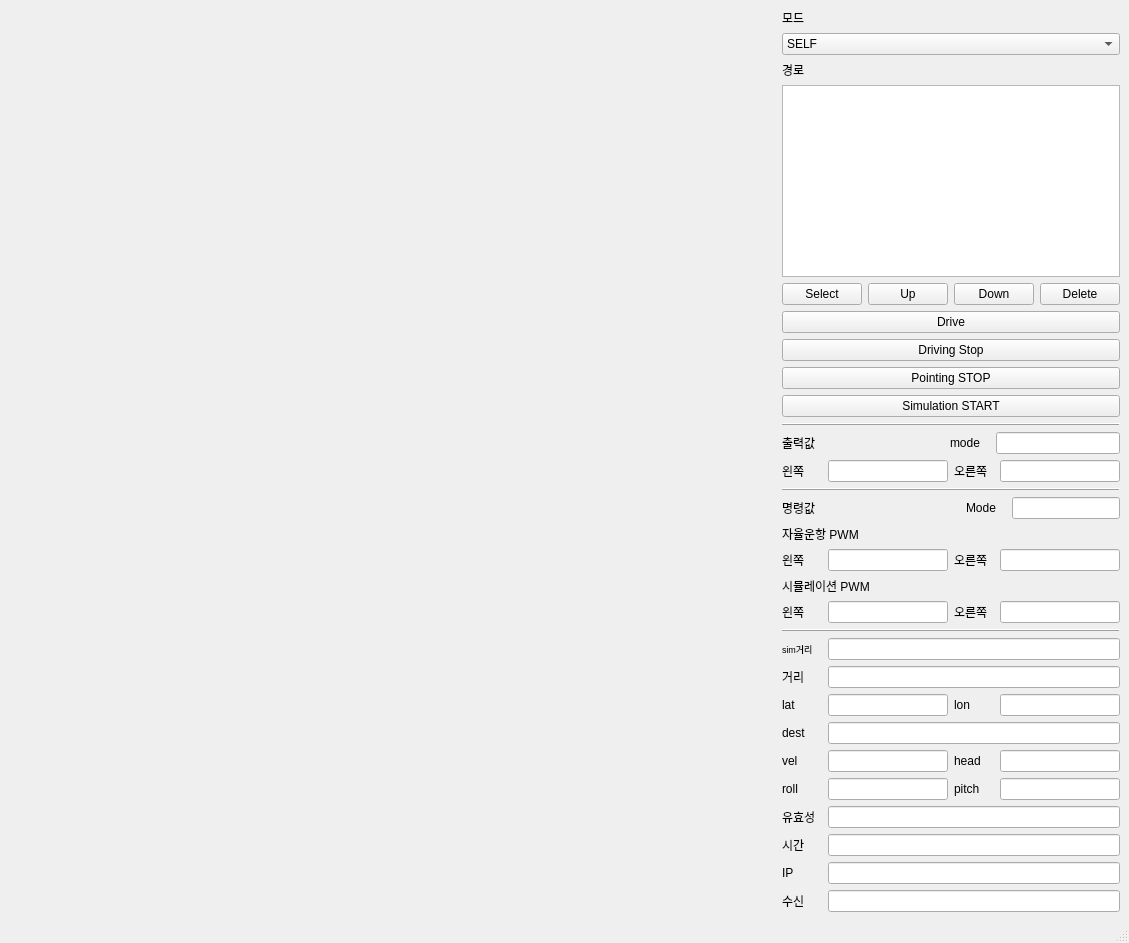
<?xml version="1.0" encoding="UTF-8"?>
<ui version="4.0">
 <class>MainWindow</class>
 <widget class="QMainWindow" name="MainWindow">
  <property name="geometry">
   <rect>
    <x>0</x>
    <y>0</y>
    <width>1129</width>
    <height>924</height>
   </rect>
  </property>
  <property name="windowTitle">
   <string>MainWindow</string>
  </property>
  <widget class="QWidget" name="centralwidget">
   <layout class="QGridLayout" name="gridLayout">
    <item row="0" column="0">
     <layout class="QHBoxLayout" name="Outer_Layout" stretch="20,0">
      <item>
       <layout class="QVBoxLayout" name="Folium"/>
      </item>
      <item>
       <layout class="QVBoxLayout" name="verticalLayout_2">
        <item>
         <widget class="QLabel" name="label">
          <property name="sizePolicy">
           <sizepolicy hsizetype="Fixed" vsizetype="Fixed">
            <horstretch>0</horstretch>
            <verstretch>0</verstretch>
           </sizepolicy>
          </property>
          <property name="minimumSize">
           <size>
            <width>40</width>
            <height>0</height>
           </size>
          </property>
          <property name="maximumSize">
           <size>
            <width>40</width>
            <height>16777215</height>
           </size>
          </property>
          <property name="text">
           <string>모드</string>
          </property>
         </widget>
        </item>
        <item>
         <widget class="QComboBox" name="combo_mode">
          <property name="sizePolicy">
           <sizepolicy hsizetype="Preferred" vsizetype="Fixed">
            <horstretch>0</horstretch>
            <verstretch>0</verstretch>
           </sizepolicy>
          </property>
          <item>
           <property name="text">
            <string>SELF</string>
           </property>
          </item>
          <item>
           <property name="text">
            <string>AUTO</string>
           </property>
          </item>
         </widget>
        </item>
        <item>
         <widget class="QLabel" name="label_2">
          <property name="sizePolicy">
           <sizepolicy hsizetype="Fixed" vsizetype="Fixed">
            <horstretch>0</horstretch>
            <verstretch>0</verstretch>
           </sizepolicy>
          </property>
          <property name="text">
           <string>경로</string>
          </property>
         </widget>
        </item>
        <item>
         <widget class="QListView" name="waypoints">
          <property name="sizePolicy">
           <sizepolicy hsizetype="Preferred" vsizetype="Fixed">
            <horstretch>0</horstretch>
            <verstretch>0</verstretch>
           </sizepolicy>
          </property>
         </widget>
        </item>
        <item>
         <layout class="QHBoxLayout" name="horizontalLayout">
          <item>
           <widget class="QPushButton" name="btn_select">
            <property name="sizePolicy">
             <sizepolicy hsizetype="Fixed" vsizetype="Fixed">
              <horstretch>0</horstretch>
              <verstretch>0</verstretch>
             </sizepolicy>
            </property>
            <property name="text">
             <string>Select</string>
            </property>
           </widget>
          </item>
          <item>
           <widget class="QPushButton" name="btn_up">
            <property name="sizePolicy">
             <sizepolicy hsizetype="Fixed" vsizetype="Fixed">
              <horstretch>0</horstretch>
              <verstretch>0</verstretch>
             </sizepolicy>
            </property>
            <property name="text">
             <string>Up</string>
            </property>
           </widget>
          </item>
          <item>
           <widget class="QPushButton" name="btn_down">
            <property name="sizePolicy">
             <sizepolicy hsizetype="Fixed" vsizetype="Fixed">
              <horstretch>0</horstretch>
              <verstretch>0</verstretch>
             </sizepolicy>
            </property>
            <property name="text">
             <string>Down</string>
            </property>
           </widget>
          </item>
          <item>
           <widget class="QPushButton" name="btn_delete">
            <property name="sizePolicy">
             <sizepolicy hsizetype="Fixed" vsizetype="Fixed">
              <horstretch>0</horstretch>
              <verstretch>0</verstretch>
             </sizepolicy>
            </property>
            <property name="text">
             <string>Delete</string>
            </property>
           </widget>
          </item>
         </layout>
        </item>
        <item>
         <widget class="QPushButton" name="btn_drive">
          <property name="sizePolicy">
           <sizepolicy hsizetype="Preferred" vsizetype="Fixed">
            <horstretch>0</horstretch>
            <verstretch>0</verstretch>
           </sizepolicy>
          </property>
          <property name="text">
           <string>Drive</string>
          </property>
         </widget>
        </item>
        <item>
         <widget class="QPushButton" name="btn_stop_driving">
          <property name="sizePolicy">
           <sizepolicy hsizetype="Preferred" vsizetype="Fixed">
            <horstretch>0</horstretch>
            <verstretch>0</verstretch>
           </sizepolicy>
          </property>
          <property name="text">
           <string>Driving Stop</string>
          </property>
         </widget>
        </item>
        <item>
         <widget class="QPushButton" name="btn_pointing">
          <property name="sizePolicy">
           <sizepolicy hsizetype="Preferred" vsizetype="Fixed">
            <horstretch>0</horstretch>
            <verstretch>0</verstretch>
           </sizepolicy>
          </property>
          <property name="text">
           <string>Pointing STOP</string>
          </property>
         </widget>
        </item>
        <item>
         <widget class="QPushButton" name="btn_simulation">
          <property name="sizePolicy">
           <sizepolicy hsizetype="Preferred" vsizetype="Fixed">
            <horstretch>0</horstretch>
            <verstretch>0</verstretch>
           </sizepolicy>
          </property>
          <property name="text">
           <string>Simulation START</string>
          </property>
         </widget>
        </item>
        <item>
         <widget class="QFrame" name="frame">
          <property name="frameShape">
           <enum>QFrame::HLine</enum>
          </property>
          <property name="frameShadow">
           <enum>QFrame::Raised</enum>
          </property>
         </widget>
        </item>
        <item>
         <layout class="QHBoxLayout" name="horizontalLayout_16">
          <item>
           <widget class="QLabel" name="label_3">
            <property name="sizePolicy">
             <sizepolicy hsizetype="Preferred" vsizetype="Preferred">
              <horstretch>0</horstretch>
              <verstretch>0</verstretch>
             </sizepolicy>
            </property>
            <property name="text">
             <string>출력값 </string>
            </property>
           </widget>
          </item>
          <item>
           <spacer name="horizontalSpacer">
            <property name="orientation">
             <enum>Qt::Horizontal</enum>
            </property>
            <property name="sizeHint" stdset="0">
             <size>
              <width>40</width>
              <height>20</height>
             </size>
            </property>
           </spacer>
          </item>
          <item>
           <widget class="QLabel" name="lbl_mode_nucleo">
            <property name="sizePolicy">
             <sizepolicy hsizetype="Fixed" vsizetype="Preferred">
              <horstretch>0</horstretch>
              <verstretch>0</verstretch>
             </sizepolicy>
            </property>
            <property name="minimumSize">
             <size>
              <width>40</width>
              <height>0</height>
             </size>
            </property>
            <property name="maximumSize">
             <size>
              <width>40</width>
              <height>16777215</height>
             </size>
            </property>
            <property name="text">
             <string>mode</string>
            </property>
           </widget>
          </item>
          <item>
           <widget class="QLineEdit" name="edit_mode_chk"/>
          </item>
         </layout>
        </item>
        <item>
         <layout class="QHBoxLayout" name="horizontalLayout_3">
          <item>
           <widget class="QLabel" name="lbl_pwml">
            <property name="sizePolicy">
             <sizepolicy hsizetype="Fixed" vsizetype="Preferred">
              <horstretch>0</horstretch>
              <verstretch>0</verstretch>
             </sizepolicy>
            </property>
            <property name="minimumSize">
             <size>
              <width>40</width>
              <height>0</height>
             </size>
            </property>
            <property name="maximumSize">
             <size>
              <width>40</width>
              <height>16777215</height>
             </size>
            </property>
            <property name="text">
             <string>왼쪽</string>
            </property>
           </widget>
          </item>
          <item>
           <widget class="QLineEdit" name="edit_pwml">
            <property name="sizePolicy">
             <sizepolicy hsizetype="Minimum" vsizetype="Fixed">
              <horstretch>0</horstretch>
              <verstretch>0</verstretch>
             </sizepolicy>
            </property>
           </widget>
          </item>
          <item>
           <widget class="QLabel" name="lbl_pwmr">
            <property name="sizePolicy">
             <sizepolicy hsizetype="Fixed" vsizetype="Preferred">
              <horstretch>0</horstretch>
              <verstretch>0</verstretch>
             </sizepolicy>
            </property>
            <property name="minimumSize">
             <size>
              <width>40</width>
              <height>0</height>
             </size>
            </property>
            <property name="maximumSize">
             <size>
              <width>40</width>
              <height>16777215</height>
             </size>
            </property>
            <property name="text">
             <string>오른쪽</string>
            </property>
           </widget>
          </item>
          <item>
           <widget class="QLineEdit" name="edit_pwmr">
            <property name="sizePolicy">
             <sizepolicy hsizetype="Minimum" vsizetype="Fixed">
              <horstretch>0</horstretch>
              <verstretch>0</verstretch>
             </sizepolicy>
            </property>
           </widget>
          </item>
         </layout>
        </item>
        <item>
         <widget class="QFrame" name="frame_2">
          <property name="frameShape">
           <enum>QFrame::HLine</enum>
          </property>
          <property name="frameShadow">
           <enum>QFrame::Raised</enum>
          </property>
         </widget>
        </item>
        <item>
         <layout class="QHBoxLayout" name="horizontalLayout_2">
          <item>
           <widget class="QLabel" name="label_6">
            <property name="sizePolicy">
             <sizepolicy hsizetype="Preferred" vsizetype="Preferred">
              <horstretch>0</horstretch>
              <verstretch>0</verstretch>
             </sizepolicy>
            </property>
            <property name="text">
             <string>명령값 </string>
            </property>
           </widget>
          </item>
          <item>
           <spacer name="horizontalSpacer_2">
            <property name="orientation">
             <enum>Qt::Horizontal</enum>
            </property>
            <property name="sizeHint" stdset="0">
             <size>
              <width>40</width>
              <height>20</height>
             </size>
            </property>
           </spacer>
          </item>
          <item>
           <widget class="QLabel" name="lbl_mode">
            <property name="sizePolicy">
             <sizepolicy hsizetype="Preferred" vsizetype="Minimum">
              <horstretch>0</horstretch>
              <verstretch>0</verstretch>
             </sizepolicy>
            </property>
            <property name="minimumSize">
             <size>
              <width>40</width>
              <height>0</height>
             </size>
            </property>
            <property name="maximumSize">
             <size>
              <width>40</width>
              <height>16777215</height>
             </size>
            </property>
            <property name="text">
             <string>Mode</string>
            </property>
           </widget>
          </item>
          <item>
           <widget class="QLineEdit" name="edit_mode_jetson">
            <property name="sizePolicy">
             <sizepolicy hsizetype="Preferred" vsizetype="Fixed">
              <horstretch>0</horstretch>
              <verstretch>0</verstretch>
             </sizepolicy>
            </property>
           </widget>
          </item>
         </layout>
        </item>
        <item>
         <widget class="QLabel" name="label_4">
          <property name="sizePolicy">
           <sizepolicy hsizetype="Preferred" vsizetype="Preferred">
            <horstretch>0</horstretch>
            <verstretch>0</verstretch>
           </sizepolicy>
          </property>
          <property name="text">
           <string>자율운항 PWM</string>
          </property>
         </widget>
        </item>
        <item>
         <layout class="QHBoxLayout" name="horizontalLayout_4">
          <item>
           <widget class="QLabel" name="lbl_pwml_auto">
            <property name="sizePolicy">
             <sizepolicy hsizetype="Preferred" vsizetype="Preferred">
              <horstretch>0</horstretch>
              <verstretch>0</verstretch>
             </sizepolicy>
            </property>
            <property name="minimumSize">
             <size>
              <width>40</width>
              <height>0</height>
             </size>
            </property>
            <property name="maximumSize">
             <size>
              <width>40</width>
              <height>16777215</height>
             </size>
            </property>
            <property name="text">
             <string>왼쪽</string>
            </property>
           </widget>
          </item>
          <item>
           <widget class="QLineEdit" name="edit_pwml_auto">
            <property name="sizePolicy">
             <sizepolicy hsizetype="Preferred" vsizetype="Fixed">
              <horstretch>0</horstretch>
              <verstretch>0</verstretch>
             </sizepolicy>
            </property>
           </widget>
          </item>
          <item>
           <widget class="QLabel" name="lbl_pwmr_auto">
            <property name="sizePolicy">
             <sizepolicy hsizetype="Preferred" vsizetype="Preferred">
              <horstretch>0</horstretch>
              <verstretch>0</verstretch>
             </sizepolicy>
            </property>
            <property name="minimumSize">
             <size>
              <width>40</width>
              <height>0</height>
             </size>
            </property>
            <property name="maximumSize">
             <size>
              <width>40</width>
              <height>16777215</height>
             </size>
            </property>
            <property name="text">
             <string>오른쪽</string>
            </property>
           </widget>
          </item>
          <item>
           <widget class="QLineEdit" name="edit_pwmr_auto">
            <property name="sizePolicy">
             <sizepolicy hsizetype="Preferred" vsizetype="Fixed">
              <horstretch>0</horstretch>
              <verstretch>0</verstretch>
             </sizepolicy>
            </property>
           </widget>
          </item>
         </layout>
        </item>
        <item>
         <widget class="QLabel" name="label_5">
          <property name="sizePolicy">
           <sizepolicy hsizetype="Preferred" vsizetype="Preferred">
            <horstretch>0</horstretch>
            <verstretch>0</verstretch>
           </sizepolicy>
          </property>
          <property name="text">
           <string>시뮬레이션 PWM</string>
          </property>
         </widget>
        </item>
        <item>
         <layout class="QHBoxLayout" name="horizontalLayout_14">
          <item>
           <widget class="QLabel" name="lbl_pwml_auto_2">
            <property name="sizePolicy">
             <sizepolicy hsizetype="Preferred" vsizetype="Preferred">
              <horstretch>0</horstretch>
              <verstretch>0</verstretch>
             </sizepolicy>
            </property>
            <property name="minimumSize">
             <size>
              <width>40</width>
              <height>0</height>
             </size>
            </property>
            <property name="maximumSize">
             <size>
              <width>40</width>
              <height>16777215</height>
             </size>
            </property>
            <property name="text">
             <string>왼쪽</string>
            </property>
           </widget>
          </item>
          <item>
           <widget class="QLineEdit" name="edit_pwml_simulation">
            <property name="sizePolicy">
             <sizepolicy hsizetype="Preferred" vsizetype="Fixed">
              <horstretch>0</horstretch>
              <verstretch>0</verstretch>
             </sizepolicy>
            </property>
            <property name="text">
             <string/>
            </property>
           </widget>
          </item>
          <item>
           <widget class="QLabel" name="lbl_pwmr_auto_2">
            <property name="sizePolicy">
             <sizepolicy hsizetype="Preferred" vsizetype="Preferred">
              <horstretch>0</horstretch>
              <verstretch>0</verstretch>
             </sizepolicy>
            </property>
            <property name="minimumSize">
             <size>
              <width>40</width>
              <height>0</height>
             </size>
            </property>
            <property name="maximumSize">
             <size>
              <width>40</width>
              <height>16777215</height>
             </size>
            </property>
            <property name="text">
             <string>오른쪽</string>
            </property>
           </widget>
          </item>
          <item>
           <widget class="QLineEdit" name="edit_pwmr_simulation">
            <property name="sizePolicy">
             <sizepolicy hsizetype="Preferred" vsizetype="Fixed">
              <horstretch>0</horstretch>
              <verstretch>0</verstretch>
             </sizepolicy>
            </property>
           </widget>
          </item>
         </layout>
        </item>
        <item>
         <widget class="QFrame" name="frame_3">
          <property name="frameShape">
           <enum>QFrame::HLine</enum>
          </property>
          <property name="frameShadow">
           <enum>QFrame::Raised</enum>
          </property>
         </widget>
        </item>
        <item>
         <layout class="QHBoxLayout" name="horizontalLayout_15">
          <item>
           <widget class="QLabel" name="lbl_distance_2">
            <property name="sizePolicy">
             <sizepolicy hsizetype="Preferred" vsizetype="Preferred">
              <horstretch>0</horstretch>
              <verstretch>0</verstretch>
             </sizepolicy>
            </property>
            <property name="minimumSize">
             <size>
              <width>40</width>
              <height>0</height>
             </size>
            </property>
            <property name="maximumSize">
             <size>
              <width>40</width>
              <height>16777215</height>
             </size>
            </property>
            <property name="font">
             <font>
              <pointsize>7</pointsize>
             </font>
            </property>
            <property name="text">
             <string>sim거리</string>
            </property>
           </widget>
          </item>
          <item>
           <widget class="QLineEdit" name="edit_distance_simulation">
            <property name="sizePolicy">
             <sizepolicy hsizetype="Preferred" vsizetype="Fixed">
              <horstretch>0</horstretch>
              <verstretch>0</verstretch>
             </sizepolicy>
            </property>
           </widget>
          </item>
         </layout>
        </item>
        <item>
         <layout class="QHBoxLayout" name="horizontalLayout_13">
          <item>
           <widget class="QLabel" name="lbl_distance">
            <property name="sizePolicy">
             <sizepolicy hsizetype="Preferred" vsizetype="Preferred">
              <horstretch>0</horstretch>
              <verstretch>0</verstretch>
             </sizepolicy>
            </property>
            <property name="minimumSize">
             <size>
              <width>40</width>
              <height>0</height>
             </size>
            </property>
            <property name="maximumSize">
             <size>
              <width>40</width>
              <height>16777215</height>
             </size>
            </property>
            <property name="text">
             <string>거리</string>
            </property>
           </widget>
          </item>
          <item>
           <widget class="QLineEdit" name="edit_distance">
            <property name="sizePolicy">
             <sizepolicy hsizetype="Preferred" vsizetype="Fixed">
              <horstretch>0</horstretch>
              <verstretch>0</verstretch>
             </sizepolicy>
            </property>
           </widget>
          </item>
         </layout>
        </item>
        <item>
         <layout class="QHBoxLayout" name="horizontalLayout_11">
          <item>
           <widget class="QLabel" name="lbl_latitude">
            <property name="sizePolicy">
             <sizepolicy hsizetype="Preferred" vsizetype="Preferred">
              <horstretch>0</horstretch>
              <verstretch>0</verstretch>
             </sizepolicy>
            </property>
            <property name="minimumSize">
             <size>
              <width>40</width>
              <height>0</height>
             </size>
            </property>
            <property name="maximumSize">
             <size>
              <width>40</width>
              <height>16777215</height>
             </size>
            </property>
            <property name="text">
             <string>lat</string>
            </property>
           </widget>
          </item>
          <item>
           <widget class="QLineEdit" name="edit_latitude">
            <property name="sizePolicy">
             <sizepolicy hsizetype="Preferred" vsizetype="Fixed">
              <horstretch>0</horstretch>
              <verstretch>0</verstretch>
             </sizepolicy>
            </property>
           </widget>
          </item>
          <item>
           <widget class="QLabel" name="lbl_longitude">
            <property name="sizePolicy">
             <sizepolicy hsizetype="Preferred" vsizetype="Preferred">
              <horstretch>0</horstretch>
              <verstretch>0</verstretch>
             </sizepolicy>
            </property>
            <property name="minimumSize">
             <size>
              <width>40</width>
              <height>0</height>
             </size>
            </property>
            <property name="maximumSize">
             <size>
              <width>40</width>
              <height>16777215</height>
             </size>
            </property>
            <property name="text">
             <string>lon</string>
            </property>
           </widget>
          </item>
          <item>
           <widget class="QLineEdit" name="edit_longitude">
            <property name="sizePolicy">
             <sizepolicy hsizetype="Preferred" vsizetype="Fixed">
              <horstretch>0</horstretch>
              <verstretch>0</verstretch>
             </sizepolicy>
            </property>
           </widget>
          </item>
         </layout>
        </item>
        <item>
         <layout class="QHBoxLayout" name="horizontalLayout_5">
          <item>
           <widget class="QLabel" name="label_7">
            <property name="sizePolicy">
             <sizepolicy hsizetype="Preferred" vsizetype="Minimum">
              <horstretch>0</horstretch>
              <verstretch>0</verstretch>
             </sizepolicy>
            </property>
            <property name="minimumSize">
             <size>
              <width>40</width>
              <height>0</height>
             </size>
            </property>
            <property name="maximumSize">
             <size>
              <width>40</width>
              <height>16777215</height>
             </size>
            </property>
            <property name="text">
             <string>dest</string>
            </property>
           </widget>
          </item>
          <item>
           <widget class="QLineEdit" name="edit_destination">
            <property name="sizePolicy">
             <sizepolicy hsizetype="Preferred" vsizetype="Fixed">
              <horstretch>0</horstretch>
              <verstretch>0</verstretch>
             </sizepolicy>
            </property>
           </widget>
          </item>
         </layout>
        </item>
        <item>
         <layout class="QHBoxLayout" name="horizontalLayout_6">
          <item>
           <widget class="QLabel" name="lbl_velocity">
            <property name="sizePolicy">
             <sizepolicy hsizetype="Preferred" vsizetype="Preferred">
              <horstretch>0</horstretch>
              <verstretch>0</verstretch>
             </sizepolicy>
            </property>
            <property name="minimumSize">
             <size>
              <width>40</width>
              <height>0</height>
             </size>
            </property>
            <property name="maximumSize">
             <size>
              <width>40</width>
              <height>16777215</height>
             </size>
            </property>
            <property name="text">
             <string>vel</string>
            </property>
           </widget>
          </item>
          <item>
           <widget class="QLineEdit" name="edit_velocity">
            <property name="sizePolicy">
             <sizepolicy hsizetype="Preferred" vsizetype="Fixed">
              <horstretch>0</horstretch>
              <verstretch>0</verstretch>
             </sizepolicy>
            </property>
           </widget>
          </item>
          <item>
           <widget class="QLabel" name="lbl_heading">
            <property name="sizePolicy">
             <sizepolicy hsizetype="Preferred" vsizetype="Preferred">
              <horstretch>0</horstretch>
              <verstretch>0</verstretch>
             </sizepolicy>
            </property>
            <property name="minimumSize">
             <size>
              <width>40</width>
              <height>0</height>
             </size>
            </property>
            <property name="maximumSize">
             <size>
              <width>40</width>
              <height>16777215</height>
             </size>
            </property>
            <property name="text">
             <string>head</string>
            </property>
           </widget>
          </item>
          <item>
           <widget class="QLineEdit" name="edit_heading">
            <property name="sizePolicy">
             <sizepolicy hsizetype="Preferred" vsizetype="Fixed">
              <horstretch>0</horstretch>
              <verstretch>0</verstretch>
             </sizepolicy>
            </property>
           </widget>
          </item>
         </layout>
        </item>
        <item>
         <layout class="QHBoxLayout" name="horizontalLayout_12">
          <item>
           <widget class="QLabel" name="lbl_roll">
            <property name="sizePolicy">
             <sizepolicy hsizetype="Preferred" vsizetype="Preferred">
              <horstretch>0</horstretch>
              <verstretch>0</verstretch>
             </sizepolicy>
            </property>
            <property name="minimumSize">
             <size>
              <width>40</width>
              <height>0</height>
             </size>
            </property>
            <property name="maximumSize">
             <size>
              <width>40</width>
              <height>16777215</height>
             </size>
            </property>
            <property name="text">
             <string>roll</string>
            </property>
           </widget>
          </item>
          <item>
           <widget class="QLineEdit" name="edit_roll">
            <property name="sizePolicy">
             <sizepolicy hsizetype="Preferred" vsizetype="Fixed">
              <horstretch>0</horstretch>
              <verstretch>0</verstretch>
             </sizepolicy>
            </property>
           </widget>
          </item>
          <item>
           <widget class="QLabel" name="lbl_pitch">
            <property name="sizePolicy">
             <sizepolicy hsizetype="Preferred" vsizetype="Preferred">
              <horstretch>0</horstretch>
              <verstretch>0</verstretch>
             </sizepolicy>
            </property>
            <property name="minimumSize">
             <size>
              <width>40</width>
              <height>0</height>
             </size>
            </property>
            <property name="maximumSize">
             <size>
              <width>40</width>
              <height>16777215</height>
             </size>
            </property>
            <property name="text">
             <string>pitch</string>
            </property>
           </widget>
          </item>
          <item>
           <widget class="QLineEdit" name="edit_pitch">
            <property name="sizePolicy">
             <sizepolicy hsizetype="Preferred" vsizetype="Fixed">
              <horstretch>0</horstretch>
              <verstretch>0</verstretch>
             </sizepolicy>
            </property>
            <property name="text">
             <string/>
            </property>
           </widget>
          </item>
         </layout>
        </item>
        <item>
         <layout class="QHBoxLayout" name="horizontalLayout_7">
          <item>
           <widget class="QLabel" name="lbl_validity">
            <property name="sizePolicy">
             <sizepolicy hsizetype="Preferred" vsizetype="Minimum">
              <horstretch>0</horstretch>
              <verstretch>0</verstretch>
             </sizepolicy>
            </property>
            <property name="minimumSize">
             <size>
              <width>40</width>
              <height>0</height>
             </size>
            </property>
            <property name="maximumSize">
             <size>
              <width>40</width>
              <height>16777215</height>
             </size>
            </property>
            <property name="text">
             <string>유효성</string>
            </property>
           </widget>
          </item>
          <item>
           <widget class="QLineEdit" name="edit_validity">
            <property name="sizePolicy">
             <sizepolicy hsizetype="Preferred" vsizetype="Fixed">
              <horstretch>0</horstretch>
              <verstretch>0</verstretch>
             </sizepolicy>
            </property>
           </widget>
          </item>
         </layout>
        </item>
        <item>
         <layout class="QHBoxLayout" name="horizontalLayout_8">
          <item>
           <widget class="QLabel" name="lbl_time">
            <property name="sizePolicy">
             <sizepolicy hsizetype="Preferred" vsizetype="Minimum">
              <horstretch>0</horstretch>
              <verstretch>0</verstretch>
             </sizepolicy>
            </property>
            <property name="minimumSize">
             <size>
              <width>40</width>
              <height>0</height>
             </size>
            </property>
            <property name="maximumSize">
             <size>
              <width>40</width>
              <height>16777215</height>
             </size>
            </property>
            <property name="text">
             <string>시간</string>
            </property>
           </widget>
          </item>
          <item>
           <widget class="QLineEdit" name="edit_time">
            <property name="sizePolicy">
             <sizepolicy hsizetype="Preferred" vsizetype="Fixed">
              <horstretch>0</horstretch>
              <verstretch>0</verstretch>
             </sizepolicy>
            </property>
           </widget>
          </item>
         </layout>
        </item>
        <item>
         <layout class="QHBoxLayout" name="horizontalLayout_9">
          <item>
           <widget class="QLabel" name="lbl_ip">
            <property name="sizePolicy">
             <sizepolicy hsizetype="Preferred" vsizetype="Minimum">
              <horstretch>0</horstretch>
              <verstretch>0</verstretch>
             </sizepolicy>
            </property>
            <property name="minimumSize">
             <size>
              <width>40</width>
              <height>0</height>
             </size>
            </property>
            <property name="maximumSize">
             <size>
              <width>40</width>
              <height>16777215</height>
             </size>
            </property>
            <property name="text">
             <string>IP</string>
            </property>
           </widget>
          </item>
          <item>
           <widget class="QLineEdit" name="edit_IP">
            <property name="sizePolicy">
             <sizepolicy hsizetype="Preferred" vsizetype="Fixed">
              <horstretch>0</horstretch>
              <verstretch>0</verstretch>
             </sizepolicy>
            </property>
           </widget>
          </item>
         </layout>
        </item>
        <item>
         <layout class="QHBoxLayout" name="horizontalLayout_10">
          <item>
           <widget class="QLabel" name="lbl_ip_status">
            <property name="sizePolicy">
             <sizepolicy hsizetype="Preferred" vsizetype="Minimum">
              <horstretch>0</horstretch>
              <verstretch>0</verstretch>
             </sizepolicy>
            </property>
            <property name="minimumSize">
             <size>
              <width>40</width>
              <height>0</height>
             </size>
            </property>
            <property name="maximumSize">
             <size>
              <width>40</width>
              <height>16777215</height>
             </size>
            </property>
            <property name="text">
             <string>수신</string>
            </property>
           </widget>
          </item>
          <item>
           <widget class="QLineEdit" name="edit_com_status">
            <property name="sizePolicy">
             <sizepolicy hsizetype="Preferred" vsizetype="Fixed">
              <horstretch>0</horstretch>
              <verstretch>0</verstretch>
             </sizepolicy>
            </property>
           </widget>
          </item>
         </layout>
        </item>
        <item>
         <spacer name="verticalSpacer">
          <property name="orientation">
           <enum>Qt::Vertical</enum>
          </property>
          <property name="sizeHint" stdset="0">
           <size>
            <width>20</width>
            <height>40</height>
           </size>
          </property>
         </spacer>
        </item>
       </layout>
      </item>
     </layout>
    </item>
   </layout>
  </widget>
  <widget class="QMenuBar" name="menubar">
   <property name="geometry">
    <rect>
     <x>0</x>
     <y>0</y>
     <width>1129</width>
     <height>21</height>
    </rect>
   </property>
  </widget>
  <widget class="QStatusBar" name="statusbar"/>
 </widget>
 <resources/>
 <connections>
  <connection>
   <sender>btn_pointing</sender>
   <signal>clicked()</signal>
   <receiver>MainWindow</receiver>
   <slot>pointing()</slot>
   <hints>
    <hint type="sourcelabel">
     <x>979</x>
     <y>328</y>
    </hint>
    <hint type="destinationlabel">
     <x>1054</x>
     <y>732</y>
    </hint>
   </hints>
  </connection>
  <connection>
   <sender>btn_up</sender>
   <signal>clicked()</signal>
   <receiver>MainWindow</receiver>
   <slot>move_item_up()</slot>
   <hints>
    <hint type="sourcelabel">
     <x>880</x>
     <y>240</y>
    </hint>
    <hint type="destinationlabel">
     <x>1054</x>
     <y>732</y>
    </hint>
   </hints>
  </connection>
  <connection>
   <sender>btn_down</sender>
   <signal>clicked()</signal>
   <receiver>MainWindow</receiver>
   <slot>move_item_down()</slot>
   <hints>
    <hint type="sourcelabel">
     <x>961</x>
     <y>240</y>
    </hint>
    <hint type="destinationlabel">
     <x>1054</x>
     <y>732</y>
    </hint>
   </hints>
  </connection>
  <connection>
   <sender>btn_delete</sender>
   <signal>clicked()</signal>
   <receiver>MainWindow</receiver>
   <slot>delete_item()</slot>
   <hints>
    <hint type="sourcelabel">
     <x>1042</x>
     <y>240</y>
    </hint>
    <hint type="destinationlabel">
     <x>1054</x>
     <y>732</y>
    </hint>
   </hints>
  </connection>
  <connection>
   <sender>btn_drive</sender>
   <signal>clicked()</signal>
   <receiver>MainWindow</receiver>
   <slot>start_driving()</slot>
   <hints>
    <hint type="sourcelabel">
     <x>849</x>
     <y>258</y>
    </hint>
    <hint type="destinationlabel">
     <x>892</x>
     <y>708</y>
    </hint>
   </hints>
  </connection>
  <connection>
   <sender>btn_stop_driving</sender>
   <signal>clicked()</signal>
   <receiver>MainWindow</receiver>
   <slot>stop_driving()</slot>
   <hints>
    <hint type="sourcelabel">
     <x>1053</x>
     <y>299</y>
    </hint>
    <hint type="destinationlabel">
     <x>1025</x>
     <y>716</y>
    </hint>
   </hints>
  </connection>
  <connection>
   <sender>btn_simulation</sender>
   <signal>clicked()</signal>
   <receiver>MainWindow</receiver>
   <slot>simulator()</slot>
   <hints>
    <hint type="sourcelabel">
     <x>925</x>
     <y>346</y>
    </hint>
    <hint type="destinationlabel">
     <x>564</x>
     <y>406</y>
    </hint>
   </hints>
  </connection>
  <connection>
   <sender>btn_select</sender>
   <signal>clicked()</signal>
   <receiver>MainWindow</receiver>
   <slot>select_destination()</slot>
   <hints>
    <hint type="sourcelabel">
     <x>811</x>
     <y>224</y>
    </hint>
    <hint type="destinationlabel">
     <x>1002</x>
     <y>790</y>
    </hint>
   </hints>
  </connection>
 </connections>
 <slots>
  <slot>pointing()</slot>
  <slot>move_item_up()</slot>
  <slot>move_item_down()</slot>
  <slot>delete_item()</slot>
  <slot>start_driving()</slot>
  <slot>stop_driving()</slot>
  <slot>simulator()</slot>
  <slot>select_destination()</slot>
 </slots>
</ui>
